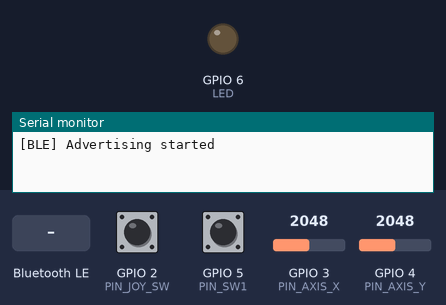
A sketch run on a simulated ESP32-S3. Parts: output pins drawn as LEDs (lit = HIGH), the last lines printed to the serial monitor. The inputs (shaded band) are chosen by the test bench; at power-on: GPIO 2 (PIN_JOY_SW) HIGH, GPIO 3 (PIN_AXIS_X) = 2048, GPIO 4 (PIN_AXIS_Y) = 2048, GPIO 5 (PIN_SW1) HIGH. Nothing arrives over Bluetooth unless stated; a phone connects over Bluetooth LE 3 s after start.

Above: at 1.2 s.
1.3 s: Bluetooth LE write "LED_ON" received
At 2.6 s:
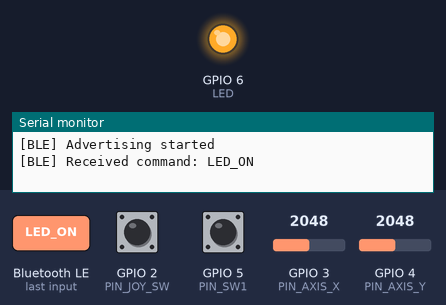
6.9 s: Bluetooth LE write "LED_OFF" received
At 8.1 s:
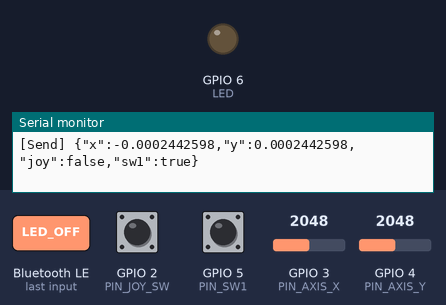
Timing chart, 0 to 9.9 s (numbered marks = the images above; inputs shaded):
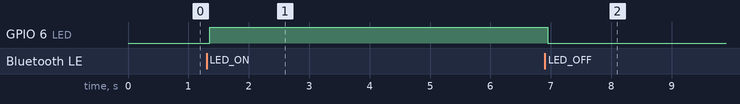

The sketch:

controller_esp32.ino
```cpp
#include <Arduino.h>
#include <BLEDevice.h>
#include <BLEUtils.h>
#include <BLEServer.h>
#include <ArduinoJson.h>

#define PIN_AXIS_X 3
#define PIN_AXIS_Y 4
#define PIN_JOY_SW 2
#define PIN_SW1 5
#define LED 6

#define SERVICE_UUID           "12345678-1234-5678-1234-56789abcdef0"
#define CHARACTERISTIC_NOTIFY   "12345678-1234-5678-1234-56789abcdef1"
#define CHARACTERISTIC_WRITE    "12345678-1234-5678-1234-56789abcdef2"
#define DEVICE_NAME "Julius_Caesar"

BLEServer* pServer = nullptr;
BLECharacteristic* pNotifyCharacteristic = nullptr;
bool deviceConnected = false;
unsigned long lastSend = 0;

class WriteCallbacks : public BLECharacteristicCallbacks {
  void onWrite(BLECharacteristic* pCharacteristic) override {
    String value = pCharacteristic->getValue().c_str();
    if (value.length() > 0) {
      Serial.print("[BLE] Received command: ");
      Serial.println(value);

      if (value == "LED_ON") digitalWrite(LED, HIGH);
      if (value == "LED_OFF") digitalWrite(LED, LOW);
    }
  }
};

class ServerCallbacks : public BLEServerCallbacks {
  void onConnect(BLEServer* pServer) override {
    deviceConnected = true;
    Serial.println("[BLE] Connected");
  }

  void onDisconnect(BLEServer* pServer) override {
    deviceConnected = false;
    Serial.println("[BLE] Disconnected");
    BLEDevice::startAdvertising();
  }
};

void setup() {
  Serial.begin(115200);
  pinMode(PIN_AXIS_X, INPUT);
  pinMode(PIN_AXIS_Y, INPUT);
  pinMode(PIN_JOY_SW, INPUT_PULLUP);
  pinMode(PIN_SW1, INPUT_PULLUP);
  pinMode(LED, OUTPUT);

  BLEDevice::init(DEVICE_NAME);
  pServer = BLEDevice::createServer();
  pServer->setCallbacks(new ServerCallbacks());

  BLEService* pService = pServer->createService(SERVICE_UUID);

  pNotifyCharacteristic = pService->createCharacteristic(
    CHARACTERISTIC_NOTIFY,
    BLECharacteristic::PROPERTY_NOTIFY
  );

  BLECharacteristic* pWriteCharacteristic = pService->createCharacteristic(
    CHARACTERISTIC_WRITE,
    BLECharacteristic::PROPERTY_WRITE
  );
  pWriteCharacteristic->setCallbacks(new WriteCallbacks());

  pService->start();

  BLEAdvertising* pAdvertising = BLEDevice::getAdvertising();
  pAdvertising->addServiceUUID(SERVICE_UUID);
  pAdvertising->start();

  Serial.println("[BLE] Advertising started");
}
void loop() {
  if (!deviceConnected) return;

  unsigned long now = millis();
  if (now - lastSend >= 16) {
    lastSend = now;

    int x_raw = analogRead(PIN_AXIS_X);
    int y_raw = analogRead(PIN_AXIS_Y);

    float x_val = (x_raw / 2047.5f) - 1.0f;
    float y_val = (y_raw / 2047.5f) - 1.0f;

    bool joy_sw = digitalRead(PIN_JOY_SW) == LOW;
    bool sw1 = digitalRead(PIN_SW1) == HIGH;

    StaticJsonDocument<128> doc;
    doc["x"] = -x_val;
    doc["y"] = y_val;
    doc["joy"] = joy_sw;
    doc["sw1"] = sw1;

    String json;

    serializeJson(doc, json);

    pNotifyCharacteristic->setValue(json.c_str());
    pNotifyCharacteristic->notify();

    Serial.println("[Send] " + json);
  }
}
```

Measured:
- after the input at 1.3 s, GPIO 6 (LED): LOW → HIGH after 0.05 s
- after the input at 6.9 s, GPIO 6 (LED): HIGH → LOW after 0.05 s
